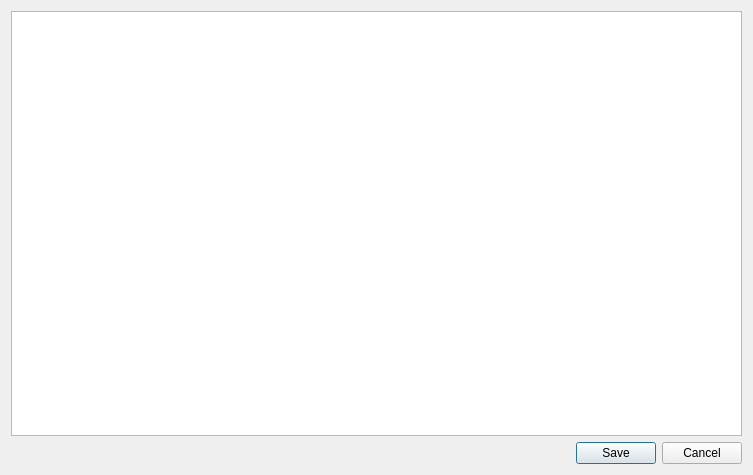
<?xml version="1.0" encoding="UTF-8"?>
<ui version="4.0">
 <class>Dialog</class>
 <widget class="QDialog" name="Dialog">
  <property name="geometry">
   <rect>
    <x>0</x>
    <y>0</y>
    <width>753</width>
    <height>475</height>
   </rect>
  </property>
  <property name="windowTitle">
   <string notr="true">Dialog</string>
  </property>
  <layout class="QVBoxLayout" name="verticalLayout">
   <item>
    <widget class="QPlainTextEdit" name="text">
     <property name="font">
      <font>
       <family>Courier 10 Pitch</family>
      </font>
     </property>
     <property name="plainText">
      <string/>
     </property>
    </widget>
   </item>
   <item>
    <widget class="QDialogButtonBox" name="buttonBox">
     <property name="orientation">
      <enum>Qt::Horizontal</enum>
     </property>
     <property name="standardButtons">
      <set>QDialogButtonBox::Cancel|QDialogButtonBox::Save</set>
     </property>
    </widget>
   </item>
  </layout>
 </widget>
 <resources/>
 <connections>
  <connection>
   <sender>buttonBox</sender>
   <signal>accepted()</signal>
   <receiver>Dialog</receiver>
   <slot>accept()</slot>
   <hints>
    <hint type="sourcelabel">
     <x>248</x>
     <y>254</y>
    </hint>
    <hint type="destinationlabel">
     <x>157</x>
     <y>274</y>
    </hint>
   </hints>
  </connection>
  <connection>
   <sender>buttonBox</sender>
   <signal>rejected()</signal>
   <receiver>Dialog</receiver>
   <slot>reject()</slot>
   <hints>
    <hint type="sourcelabel">
     <x>316</x>
     <y>260</y>
    </hint>
    <hint type="destinationlabel">
     <x>286</x>
     <y>274</y>
    </hint>
   </hints>
  </connection>
 </connections>
</ui>
